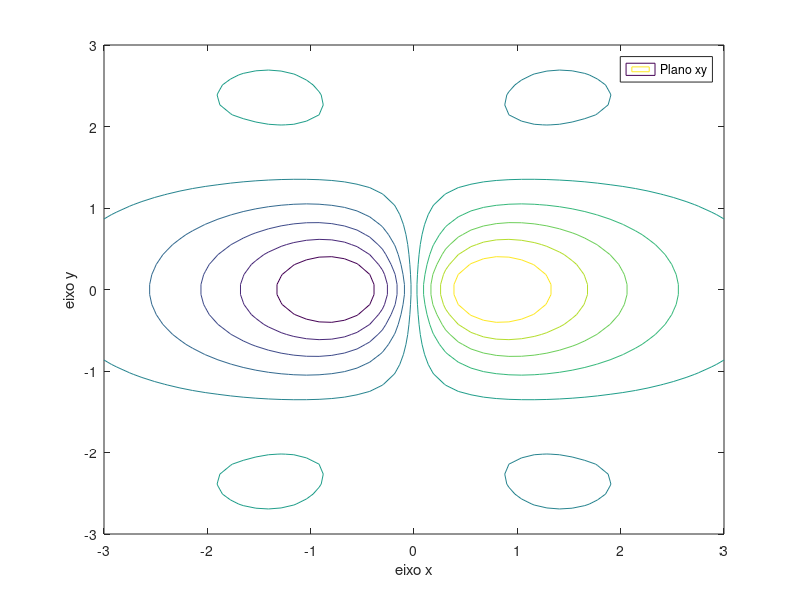

MATLAB code to generate this figure:
px = py = linspace (-3, 3, 50)';
[x, y] = meshgrid (px, py);
z = 3.5.^(-1.*sqrt(x.^2+y.^2)).*cos(y).*sin(0.5*x);
contour(x,y,z,10)
xlabel('eixo x');
ylabel('eixo y');
legend('Plano xy');